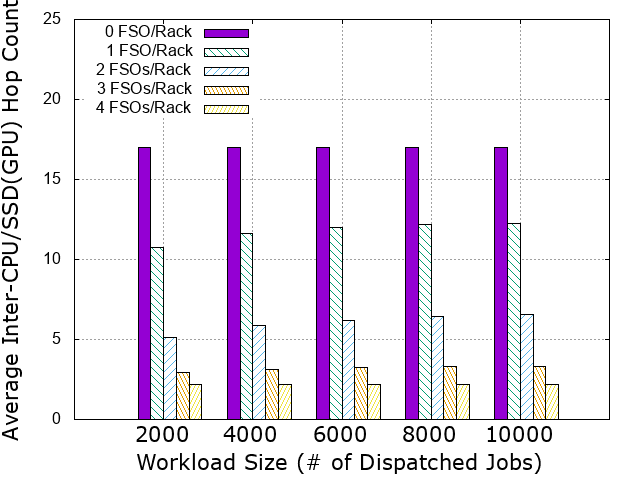

Generate this figure with gnuplot:
#set yrange [0.0:40.0]
#set xrange [0:10000]
#set xlabel "Workloads"
#set ylabel "Inter-CPU/SSD(GPU) Hops for IRS-REPEAT"
#set key top right
#unset key
#set title "Overall System Utilization"

#plot  ‘C:\Users\smallcat\Downloads\cpu-ssdgpu-2d-torus.txt' using 2:xtic(1) title "0 FSO per Rack"with linespoints pointtype 2 linewidth 2 pointsize 2, '' using 3 title "1 FSO per Rack"with linespoints pointtype 4 linewidth 2 pointsize 2, '' using 4 title "2 FSOs per Rack"with linespoints pointtype 8 linewidth 2 pointsize 2, '' using 5 title "3 FSOs per Rack"with linespoints pointtype 1 linewidth 2 pointsize 2, '' using 6 title "4 FSOs per Rack"with linespoints pointtype 6 linewidth 2 pointsize 2

set yrange [0.0:25.0]
set key top left
set grid
set style data histograms
#set style fill solid 1.00 border -1
set style fill pattern 3 border -1
#set title "Average Queuing Time (16 nodes per cabinet)"
#set xtics rotate by -30 font "GothicBBB-Medium-RKSJ-H, 16"
set xtics font "GothicBBB-Medium-RKSJ-H, 16"
set xlabel "Workload Size (\# of Dispatched Jobs)" font "GothicBBB-Medium-RKSJ-H, 16"
set ylabel "Average Inter-CPU/SSD(GPU) Hop Count" font "GothicBBB-Medium-RKSJ-H, 16"

plot  'C:\Users\smallcat\Downloads\cpu-ssdgpu-2d-torus.txt' using ($2):xtic(1) title "0 FSO/Rack", '' using ($3) title "1 FSO/Rack", '' using ($4) title "2 FSOs/Rack", '' using ($5) title "3 FSOs/Rack", '' using ($6) title "4 FSOs/Rack"

set terminal png         # gnuplot recommends setting terminal before output
set output 'C:\Users\smallcat\Downloads\cpu-ssdgpu-2d-torus.png'  

#set terminal postscript eps color "GothicBBB-Medium-RKSJ-H, 20" 
#set term post eps color      
#set output 'C:\Users\smallcat\Downloads\cpu-ssdgpu-2d-torus.eps'  
replot
